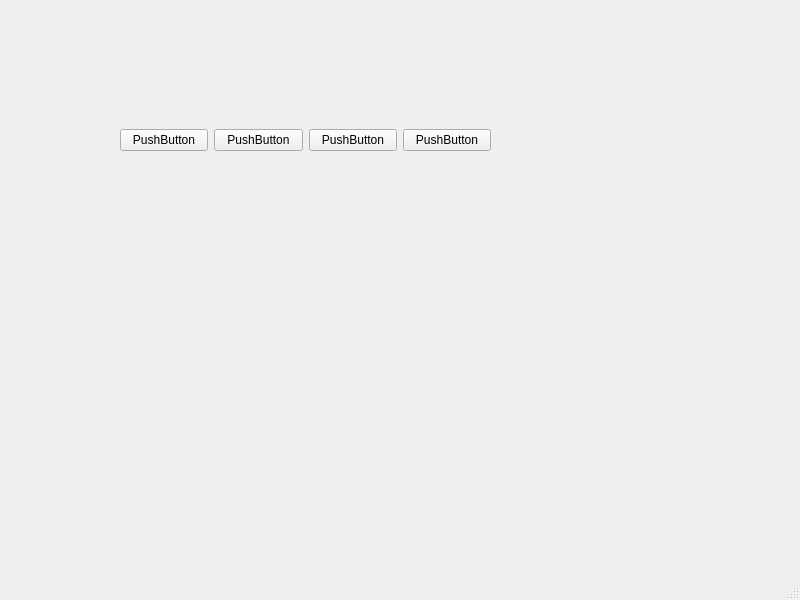
<?xml version="1.0" encoding="UTF-8"?>
<ui version="4.0">
 <class>MainWindow</class>
 <widget class="QMainWindow" name="MainWindow">
  <property name="geometry">
   <rect>
    <x>0</x>
    <y>0</y>
    <width>800</width>
    <height>600</height>
   </rect>
  </property>
  <property name="windowTitle">
   <string>MainWindow</string>
  </property>
  <widget class="QWidget" name="centralwidget">
   <widget class="QWidget" name="horizontalLayoutWidget">
    <property name="geometry">
     <rect>
      <x>120</x>
      <y>100</y>
      <width>371</width>
      <height>80</height>
     </rect>
    </property>
    <layout class="QHBoxLayout" name="horizontalLayout">
     <item>
      <widget class="QPushButton" name="pushButton">
       <property name="text">
        <string>PushButton</string>
       </property>
      </widget>
     </item>
     <item>
      <widget class="QPushButton" name="pushButton_2">
       <property name="text">
        <string>PushButton</string>
       </property>
      </widget>
     </item>
     <item>
      <widget class="QPushButton" name="pushButton_3">
       <property name="text">
        <string>PushButton</string>
       </property>
      </widget>
     </item>
     <item>
      <widget class="QPushButton" name="pushButton_4">
       <property name="text">
        <string>PushButton</string>
       </property>
      </widget>
     </item>
    </layout>
   </widget>
  </widget>
  <widget class="QMenuBar" name="menubar">
   <property name="geometry">
    <rect>
     <x>0</x>
     <y>0</y>
     <width>800</width>
     <height>23</height>
    </rect>
   </property>
  </widget>
  <widget class="QStatusBar" name="statusbar"/>
 </widget>
 <resources/>
 <connections/>
</ui>
